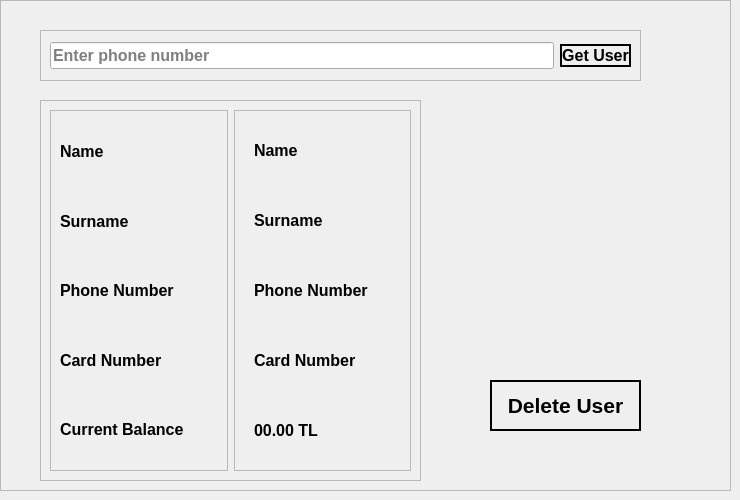
            <widget class="QWidget" name="delete_user">
             <widget class="QFrame" name="delete_user_frame">
              <property name="geometry">
               <rect>
                <x>0</x>
                <y>0</y>
                <width>731</width>
                <height>491</height>
               </rect>
              </property>
              <property name="frameShape">
               <enum>QFrame::StyledPanel</enum>
              </property>
              <property name="frameShadow">
               <enum>QFrame::Raised</enum>
              </property>
              <widget class="QFrame" name="frame_12">
               <property name="geometry">
                <rect>
                 <x>40</x>
                 <y>30</y>
                 <width>601</width>
                 <height>51</height>
                </rect>
               </property>
               <property name="frameShape">
                <enum>QFrame::StyledPanel</enum>
               </property>
               <property name="frameShadow">
                <enum>QFrame::Raised</enum>
               </property>
               <layout class="QHBoxLayout" name="horizontalLayout_11">
                <item>
                 <widget class="QLineEdit" name="delete_frame_get_user_entry">
                  <property name="font">
                   <font>
                    <pointsize>12</pointsize>
                    <weight>75</weight>
                    <bold>true</bold>
                   </font>
                  </property>
                  <property name="placeholderText">
                   <string>Enter phone number</string>
                  </property>
                 </widget>
                </item>
                <item>
                 <widget class="QPushButton" name="delete_frame_get_user_entry_button">
                  <property name="font">
                   <font>
                    <pointsize>12</pointsize>
                    <weight>75</weight>
                    <bold>true</bold>
                   </font>
                  </property>
                  <property name="styleSheet">
                   <string notr="true">border :2px solid ;
</string>
                  </property>
                  <property name="text">
                   <string>Get User</string>
                  </property>
                 </widget>
                </item>
               </layout>
              </widget>
              <widget class="QFrame" name="frame_16">
               <property name="geometry">
                <rect>
                 <x>40</x>
                 <y>100</y>
                 <width>381</width>
                 <height>381</height>
                </rect>
               </property>
               <property name="frameShape">
                <enum>QFrame::StyledPanel</enum>
               </property>
               <property name="frameShadow">
                <enum>QFrame::Raised</enum>
               </property>
               <layout class="QHBoxLayout" name="horizontalLayout_12">
                <item>
                 <widget class="QFrame" name="frame_17">
                  <property name="font">
                   <font>
                    <pointsize>12</pointsize>
                    <weight>75</weight>
                    <bold>true</bold>
                   </font>
                  </property>
                  <property name="frameShape">
                   <enum>QFrame::StyledPanel</enum>
                  </property>
                  <property name="frameShadow">
                   <enum>QFrame::Raised</enum>
                  </property>
                  <layout class="QVBoxLayout" name="verticalLayout_10">
                   <item>
                    <widget class="QLabel" name="label_23">
                     <property name="font">
                      <font>
                       <pointsize>12</pointsize>
                       <weight>75</weight>
                       <bold>true</bold>
                      </font>
                     </property>
                     <property name="text">
                      <string>Name</string>
                     </property>
                    </widget>
                   </item>
                   <item>
                    <widget class="QLabel" name="label_24">
                     <property name="font">
                      <font>
                       <pointsize>12</pointsize>
                       <weight>75</weight>
                       <bold>true</bold>
                      </font>
                     </property>
                     <property name="text">
                      <string>Surname</string>
                     </property>
                    </widget>
                   </item>
                   <item>
                    <widget class="QLabel" name="label_25">
                     <property name="font">
                      <font>
                       <pointsize>12</pointsize>
                       <weight>75</weight>
                       <bold>true</bold>
                      </font>
                     </property>
                     <property name="text">
                      <string>Phone Number</string>
                     </property>
                    </widget>
                   </item>
                   <item>
                    <widget class="QLabel" name="label_26">
                     <property name="font">
                      <font>
                       <pointsize>12</pointsize>
                       <weight>75</weight>
                       <bold>true</bold>
                      </font>
                     </property>
                     <property name="text">
                      <string>Card Number</string>
                     </property>
                    </widget>
                   </item>
                   <item>
                    <widget class="QLabel" name="label_27">
                     <property name="font">
                      <font>
                       <pointsize>12</pointsize>
                       <weight>75</weight>
                       <bold>true</bold>
                      </font>
                     </property>
                     <property name="text">
                      <string>Current Balance</string>
                     </property>
                    </widget>
                   </item>
                  </layout>
                 </widget>
                </item>
                <item>
                 <widget class="QFrame" name="frame_18">
                  <property name="frameShape">
                   <enum>QFrame::StyledPanel</enum>
                  </property>
                  <property name="frameShadow">
                   <enum>QFrame::Raised</enum>
                  </property>
                  <widget class="QLabel" name="delete_user_frame_balance">
                   <property name="geometry">
                    <rect>
                     <x>20</x>
                     <y>310</y>
                     <width>121</width>
                     <height>21</height>
                    </rect>
                   </property>
                   <property name="font">
                    <font>
                     <pointsize>12</pointsize>
                     <weight>75</weight>
                     <bold>true</bold>
                    </font>
                   </property>
                   <property name="text">
                    <string>00.00 TL</string>
                   </property>
                  </widget>
                  <widget class="QLabel" name="delete_user_frame_name">
                   <property name="geometry">
                    <rect>
                     <x>20</x>
                     <y>30</y>
                     <width>121</width>
                     <height>21</height>
                    </rect>
                   </property>
                   <property name="font">
                    <font>
                     <pointsize>12</pointsize>
                     <weight>75</weight>
                     <bold>true</bold>
                    </font>
                   </property>
                   <property name="text">
                    <string>Name</string>
                   </property>
                  </widget>
                  <widget class="QLabel" name="delete_user_frame_surname">
                   <property name="geometry">
                    <rect>
                     <x>20</x>
                     <y>100</y>
                     <width>121</width>
                     <height>21</height>
                    </rect>
                   </property>
                   <property name="font">
                    <font>
                     <pointsize>12</pointsize>
                     <weight>75</weight>
                     <bold>true</bold>
                    </font>
                   </property>
                   <property name="text">
                    <string>Surname</string>
                   </property>
                  </widget>
                  <widget class="QLabel" name="delete_user_frame_phone_number">
                   <property name="geometry">
                    <rect>
                     <x>20</x>
                     <y>170</y>
                     <width>121</width>
                     <height>21</height>
                    </rect>
                   </property>
                   <property name="font">
                    <font>
                     <pointsize>12</pointsize>
                     <weight>75</weight>
                     <bold>true</bold>
                    </font>
                   </property>
                   <property name="text">
                    <string>Phone Number</string>
                   </property>
                  </widget>
                  <widget class="QLabel" name="delete_user_frame_card_number">
                   <property name="geometry">
                    <rect>
                     <x>20</x>
                     <y>240</y>
                     <width>121</width>
                     <height>21</height>
                    </rect>
                   </property>
                   <property name="font">
                    <font>
                     <pointsize>12</pointsize>
                     <weight>75</weight>
                     <bold>true</bold>
                    </font>
                   </property>
                   <property name="text">
                    <string>Card Number</string>
                   </property>
                  </widget>
                 </widget>
                </item>
               </layout>
              </widget>
              <widget class="QPushButton" name="delete_user_frame_delete_button">
               <property name="geometry">
                <rect>
                 <x>490</x>
                 <y>380</y>
                 <width>151</width>
                 <height>51</height>
                </rect>
               </property>
               <property name="font">
                <font>
                 <pointsize>16</pointsize>
                 <weight>75</weight>
                 <bold>true</bold>
                </font>
               </property>
               <property name="styleSheet">
                <string notr="true">border :2px solid ;
</string>
               </property>
               <property name="text">
                <string>Delete User</string>
               </property>
              </widget>
              <widget class="QLabel" name="delete_frame_warning_label">
               <property name="geometry">
                <rect>
                 <x>500</x>
                 <y>450</y>
                 <width>141</width>
                 <height>41</height>
                </rect>
               </property>
               <property name="font">
                <font>
                 <pointsize>12</pointsize>
                </font>
               </property>
               <property name="text">
                <string/>
               </property>
              </widget>
             </widget>
            </widget>
